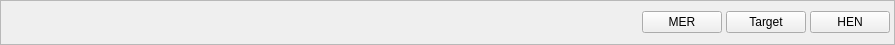
<?xml version="1.0" encoding="UTF-8"?>
<ui version="4.0">
 <class>WidgetLaunchEIClass</class>
 <widget class="QWidget" name="WidgetLaunchEIClass">
  <property name="geometry">
   <rect>
    <x>0</x>
    <y>0</y>
    <width>895</width>
    <height>45</height>
   </rect>
  </property>
  <property name="sizePolicy">
   <sizepolicy hsizetype="Preferred" vsizetype="Maximum">
    <horstretch>0</horstretch>
    <verstretch>0</verstretch>
   </sizepolicy>
  </property>
  <property name="windowTitle">
   <string>Form</string>
  </property>
  <property name="styleSheet">
   <string notr="true"/>
  </property>
  <layout class="QHBoxLayout" name="horizontalLayout">
   <property name="margin">
    <number>0</number>
   </property>
   <item>
    <widget class="QFrame" name="frame">
     <property name="styleSheet">
      <string notr="true"/>
     </property>
     <property name="frameShape">
      <enum>QFrame::StyledPanel</enum>
     </property>
     <property name="frameShadow">
      <enum>QFrame::Raised</enum>
     </property>
     <layout class="QHBoxLayout" name="horizontalLayout_2">
      <property name="spacing">
       <number>4</number>
      </property>
      <property name="margin">
       <number>4</number>
      </property>
      <item>
       <spacer name="horizontalSpacer">
        <property name="orientation">
         <enum>Qt::Horizontal</enum>
        </property>
        <property name="sizeHint" stdset="0">
         <size>
          <width>615</width>
          <height>20</height>
         </size>
        </property>
       </spacer>
      </item>
      <item>
       <widget class="QPushButton" name="pushMER">
        <property name="text">
         <string>MER</string>
        </property>
       </widget>
      </item>
      <item>
    <widget class="QPushButton" name="pushTarget">
     <property name="enabled">
      <bool>true</bool>
     </property>
     <property name="text">
      <string>Target</string>
     </property>
     <property name="flat">
      <bool>false</bool>
     </property>
    </widget>
   </item>
   <item>
    <widget class="QPushButton" name="pushHEN1">
     <property name="text">
      <string>HEN</string>
     </property>
    </widget>
   </item>
     </layout>
    </widget>
   </item>
  </layout>
 </widget>
 <resources/>
 <connections/>
</ui>
